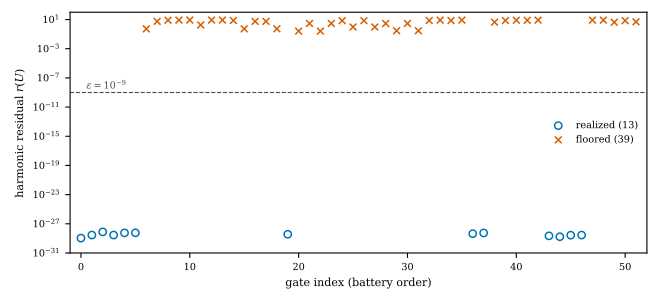

Reproduce this figure in Python.
"""Regenerate fig-gate-battery.pdf from a spectral_gate_realizability run log.

Usage: python fig-gate-battery.py <run.log>

Parses the 52-gate battery table (gate name, family, residual, dim ker L1,
|Sigma| leak, verdict) and renders the log-residual scatter used in the paper.
Fonts are embedded as TrueType (fonttype 42) so the PDF carries no Type 3
fonts, per arXiv/journal requirements.
"""
import re
import sys

import matplotlib

matplotlib.use("Agg")
matplotlib.rcParams.update({
    "pdf.fonttype": 42,
    "ps.fonttype": 42,
    "font.size": 8,
    "font.family": "serif",
    "mathtext.fontset": "dejavuserif",
})
import matplotlib.pyplot as plt

ROW = re.compile(
    r"\s+(.+?)\s{2,}(\S[\w/() -]*?)\s+([\d.]+e[+-]\d+)\s+(\d+)\s+([\d.]+)\s+(YES|floor)\s*"
)

rows = []
with open(sys.argv[1] if len(sys.argv) > 1 else "/tmp/sgr-300.log") as fh:
    for line in fh:
        m = ROW.fullmatch(line.rstrip("\n"))
        if m:
            name, family, r, dim, leak, verdict = m.groups()
            rows.append((name.strip(), float(r), verdict == "YES"))

assert len(rows) == 52, f"expected 52 gates, parsed {len(rows)}"

fig, ax = plt.subplots(figsize=(6.6, 3.0))
xs = range(len(rows))
for x, (name, r, realized) in zip(xs, rows):
    if realized:
        ax.scatter(x, r, marker="o", facecolors="none", edgecolors="#0072B2",
                   s=28, linewidths=1.1, zorder=3)
    else:
        ax.scatter(x, r, marker="x", color="#D55E00", s=24, linewidths=1.1,
                   zorder=3)
ax.axhline(1e-9, color="0.3", linestyle="--", linewidth=0.8)
ax.text(0.5, 2.5e-9, r"$\epsilon = 10^{-9}$", fontsize=7, color="0.3")
ax.set_yscale("log")
ax.set_ylim(1e-31, 1e2)
ax.set_xlim(-1, len(rows))
ax.set_xlabel("gate index (battery order)")
ax.set_ylabel(r"harmonic residual $r(U)$")
ax.scatter([], [], marker="o", facecolors="none", edgecolors="#0072B2",
           s=28, linewidths=1.1, label="realized (13)")
ax.scatter([], [], marker="x", color="#D55E00", s=24, linewidths=1.1,
           label="floored (39)")
ax.legend(loc="center right", frameon=False, fontsize=7)
ax.tick_params(labelsize=7)
fig.tight_layout()
fig.savefig("fig-gate-battery.pdf")
print(f"wrote fig-gate-battery.pdf ({len(rows)} gates, "
      f"{sum(1 for _, _, k in rows if k)} realized)")
